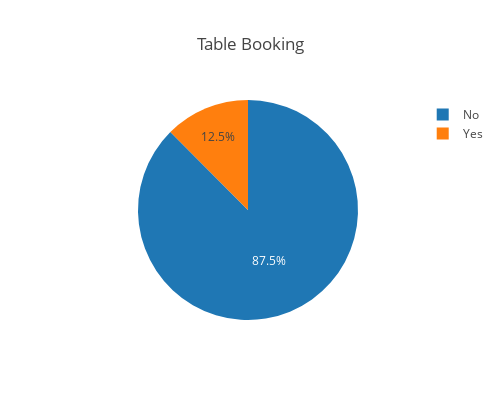

The notebook cell this image was saved under:
### Markdown cell above
## RESTAURANTS PROVIDING ONLINE TABLE BOOKING

### Code cell
y= df['book_table'].value_counts()
pieplot= go.Pie(labels= y.index, values= y)
layout=go.Layout(title= 'Table Booking', width= 500, height= 400)
fig= go.Figure(data= [pieplot],layout= layout)
py.iplot(fig)

### Figure 1 — Plotly figure (JSON) as saved in the notebook; plotly's stock layout.template omitted (floating-point values rounded to 4 significant figures)
{"data": [{"labels": ["No", "Yes"], "type": "pie", "uid": "b0a46eec-3ebc-436f-9ad8-549b2f9f1827", "values": [45268, 6449]}], "layout": {"height": 400, "title": {"text": "Table Booking"}, "width": 500}}
